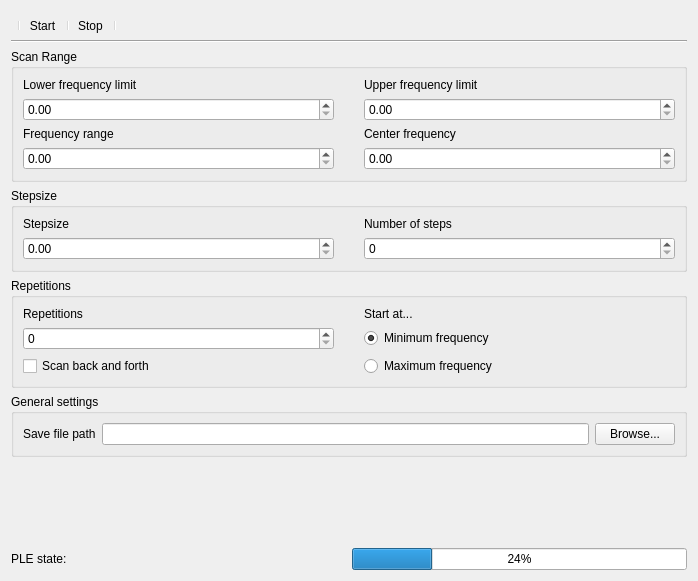
<?xml version="1.0" encoding="UTF-8"?>
<ui version="4.0">
 <class>PLE</class>
 <widget class="QWidget" name="PLE">
  <property name="enabled">
   <bool>true</bool>
  </property>
  <property name="geometry">
   <rect>
    <x>0</x>
    <y>0</y>
    <width>698</width>
    <height>581</height>
   </rect>
  </property>
  <property name="sizePolicy">
   <sizepolicy hsizetype="Expanding" vsizetype="Expanding">
    <horstretch>0</horstretch>
    <verstretch>0</verstretch>
   </sizepolicy>
  </property>
  <layout class="QVBoxLayout" name="verticalLayout">
   <item>
    <widget class="QFrame" name="frame">
     <property name="sizePolicy">
      <sizepolicy hsizetype="Minimum" vsizetype="Minimum">
       <horstretch>0</horstretch>
       <verstretch>0</verstretch>
      </sizepolicy>
     </property>
     <property name="frameShape">
      <enum>QFrame::Shape::Panel</enum>
     </property>
     <property name="frameShadow">
      <enum>QFrame::Shadow::Raised</enum>
     </property>
     <property name="lineWidth">
      <number>0</number>
     </property>
     <layout class="QVBoxLayout" name="verticalLayout_2">
      <property name="spacing">
       <number>0</number>
      </property>
      <property name="leftMargin">
       <number>0</number>
      </property>
      <property name="topMargin">
       <number>0</number>
      </property>
      <property name="rightMargin">
       <number>0</number>
      </property>
      <property name="bottomMargin">
       <number>0</number>
      </property>
      <item>
       <widget class="QToolBar" name="MainToolBar">
        <property name="windowTitle">
         <string>toolBar</string>
        </property>
        <property name="movable">
         <bool>false</bool>
        </property>
        <property name="floatable">
         <bool>false</bool>
        </property>
        <addaction name="separator"/>
        <addaction name="action_Start"/>
        <addaction name="separator"/>
        <addaction name="action_Stop"/>
        <addaction name="separator"/>
       </widget>
      </item>
      <item>
       <widget class="Line" name="line">
        <property name="orientation">
         <enum>Qt::Orientation::Horizontal</enum>
        </property>
       </widget>
      </item>
     </layout>
    </widget>
   </item>
   <item>
    <widget class="QGroupBox" name="groupBox">
     <property name="sizePolicy">
      <sizepolicy hsizetype="Expanding" vsizetype="Expanding">
       <horstretch>0</horstretch>
       <verstretch>0</verstretch>
      </sizepolicy>
     </property>
     <property name="title">
      <string>Scan Range</string>
     </property>
     <layout class="QVBoxLayout" name="verticalLayout_3">
      <item>
       <layout class="QGridLayout" name="gridLayout_2">
        <property name="horizontalSpacing">
         <number>30</number>
        </property>
        <item row="1" column="0">
         <widget class="QDoubleSpinBox" name="SBLowerFrequencyLimit">
          <property name="keyboardTracking">
           <bool>false</bool>
          </property>
         </widget>
        </item>
        <item row="3" column="1">
         <widget class="QDoubleSpinBox" name="SBCenterFrequency">
          <property name="keyboardTracking">
           <bool>false</bool>
          </property>
         </widget>
        </item>
        <item row="3" column="0">
         <widget class="QDoubleSpinBox" name="SBFrequencyRange">
          <property name="keyboardTracking">
           <bool>false</bool>
          </property>
         </widget>
        </item>
        <item row="2" column="0">
         <widget class="QLabel" name="LFrequencyRange">
          <property name="text">
           <string>Frequency range</string>
          </property>
         </widget>
        </item>
        <item row="2" column="1">
         <widget class="QLabel" name="LCenterFrequency">
          <property name="text">
           <string>Center frequency</string>
          </property>
         </widget>
        </item>
        <item row="0" column="1">
         <widget class="QLabel" name="LUpperFrequencyLimit">
          <property name="text">
           <string>Upper frequency limit</string>
          </property>
         </widget>
        </item>
        <item row="0" column="0">
         <widget class="QLabel" name="LLowerFrequencyLimit">
          <property name="text">
           <string>Lower frequency limit</string>
          </property>
         </widget>
        </item>
        <item row="1" column="1">
         <widget class="QDoubleSpinBox" name="SBUpperFrequencyLimit">
          <property name="keyboardTracking">
           <bool>false</bool>
          </property>
         </widget>
        </item>
       </layout>
      </item>
     </layout>
    </widget>
   </item>
   <item>
    <widget class="QGroupBox" name="groupBox_2">
     <property name="sizePolicy">
      <sizepolicy hsizetype="Preferred" vsizetype="Preferred">
       <horstretch>0</horstretch>
       <verstretch>0</verstretch>
      </sizepolicy>
     </property>
     <property name="title">
      <string>Stepsize</string>
     </property>
     <layout class="QVBoxLayout" name="verticalLayout_4">
      <item>
       <layout class="QGridLayout" name="gridLayout">
        <property name="horizontalSpacing">
         <number>30</number>
        </property>
        <item row="1" column="1">
         <widget class="QSpinBox" name="SBNumberOfSteps"/>
        </item>
        <item row="1" column="0">
         <widget class="QDoubleSpinBox" name="SBStepsize">
          <property name="keyboardTracking">
           <bool>false</bool>
          </property>
         </widget>
        </item>
        <item row="0" column="1">
         <widget class="QLabel" name="LNumberOfSteps">
          <property name="text">
           <string>Number of steps</string>
          </property>
         </widget>
        </item>
        <item row="0" column="0">
         <widget class="QLabel" name="LStepsize">
          <property name="text">
           <string>Stepsize</string>
          </property>
         </widget>
        </item>
       </layout>
      </item>
     </layout>
    </widget>
   </item>
   <item>
    <widget class="QGroupBox" name="groupBox_3">
     <property name="sizePolicy">
      <sizepolicy hsizetype="Preferred" vsizetype="Preferred">
       <horstretch>0</horstretch>
       <verstretch>0</verstretch>
      </sizepolicy>
     </property>
     <property name="title">
      <string>Repetitions</string>
     </property>
     <layout class="QVBoxLayout" name="verticalLayout_6">
      <item>
       <layout class="QGridLayout" name="gridLayout_3">
        <property name="horizontalSpacing">
         <number>30</number>
        </property>
        <item row="0" column="0">
         <widget class="QLabel" name="LRepetitions">
          <property name="text">
           <string>Repetitions</string>
          </property>
         </widget>
        </item>
        <item row="1" column="0">
         <widget class="QSpinBox" name="SBRepetitions"/>
        </item>
        <item row="2" column="1">
         <widget class="QRadioButton" name="RBStartAtMaximum">
          <property name="text">
           <string>Maximum frequency</string>
          </property>
         </widget>
        </item>
        <item row="0" column="1">
         <widget class="QLabel" name="LStartAt">
          <property name="text">
           <string>Start at...</string>
          </property>
         </widget>
        </item>
        <item row="2" column="0">
         <widget class="QCheckBox" name="CBScanBackAndForth">
          <property name="text">
           <string>Scan back and forth</string>
          </property>
         </widget>
        </item>
        <item row="1" column="1">
         <widget class="QRadioButton" name="RBStartAtMinimum">
          <property name="text">
           <string>Minimum frequency</string>
          </property>
          <property name="checked">
           <bool>true</bool>
          </property>
         </widget>
        </item>
       </layout>
      </item>
     </layout>
    </widget>
   </item>
   <item>
    <widget class="QGroupBox" name="GBAutoMeasureGeneralSettings">
     <property name="title">
      <string>General settings</string>
     </property>
     <layout class="QVBoxLayout" name="verticalLayout_9">
      <item>
       <layout class="QHBoxLayout" name="horizontalLayout_5">
        <item>
         <widget class="QLabel" name="LAutoMeasureSavePath">
          <property name="text">
           <string>Save file path</string>
          </property>
         </widget>
        </item>
        <item>
         <widget class="QLineEdit" name="LEAutoMeasureSavePath">
          <property name="readOnly">
           <bool>true</bool>
          </property>
         </widget>
        </item>
        <item>
         <widget class="QPushButton" name="BAutoMeasureSavePathBrowse">
          <property name="minimumSize">
           <size>
            <width>80</width>
            <height>0</height>
           </size>
          </property>
          <property name="toolTip">
           <string>Browse...</string>
          </property>
          <property name="text">
           <string>Browse...</string>
          </property>
          <property name="icon">
           <iconset resource="../../DynExpManager.qrc">
            <normaloff>:/DynExpManager/icons/Document-open.svg</normaloff>:/DynExpManager/icons/Document-open.svg</iconset>
          </property>
         </widget>
        </item>
       </layout>
      </item>
     </layout>
    </widget>
   </item>
   <item>
    <spacer name="verticalSpacer">
     <property name="orientation">
      <enum>Qt::Orientation::Vertical</enum>
     </property>
     <property name="sizeHint" stdset="0">
      <size>
       <width>20</width>
       <height>40</height>
      </size>
     </property>
    </spacer>
   </item>
   <item>
    <layout class="QHBoxLayout" name="horizontalLayout">
     <item>
      <widget class="QLabel" name="LPLEState">
       <property name="text">
        <string>PLE state:</string>
       </property>
      </widget>
     </item>
     <item>
      <widget class="QProgressBar" name="PBProgress">
       <property name="sizePolicy">
        <sizepolicy hsizetype="Preferred" vsizetype="Preferred">
         <horstretch>0</horstretch>
         <verstretch>0</verstretch>
        </sizepolicy>
       </property>
       <property name="value">
        <number>24</number>
       </property>
      </widget>
     </item>
    </layout>
   </item>
  </layout>
  <action name="action_Start">
   <property name="icon">
    <iconset resource="../../DynExpManager.qrc">
     <normaloff>:/DynExpManager/icons/Media-playback-start.svg</normaloff>:/DynExpManager/icons/Media-playback-start.svg</iconset>
   </property>
   <property name="text">
    <string>Start</string>
   </property>
   <property name="toolTip">
    <string>Start PLE</string>
   </property>
   <property name="menuRole">
    <enum>QAction::MenuRole::NoRole</enum>
   </property>
  </action>
  <action name="action_Stop">
   <property name="icon">
    <iconset resource="../../QModules.qrc">
     <normaloff>:/QModules/icons/Dialog-STOP.svg</normaloff>:/QModules/icons/Dialog-STOP.svg</iconset>
   </property>
   <property name="text">
    <string>Stop</string>
   </property>
   <property name="toolTip">
    <string>Stop PLE</string>
   </property>
   <property name="menuRole">
    <enum>QAction::MenuRole::NoRole</enum>
   </property>
  </action>
 </widget>
 <resources>
  <include location="../../DynExpManager.qrc"/>
  <include location="../../QModules.qrc"/>
 </resources>
 <connections/>
</ui>
